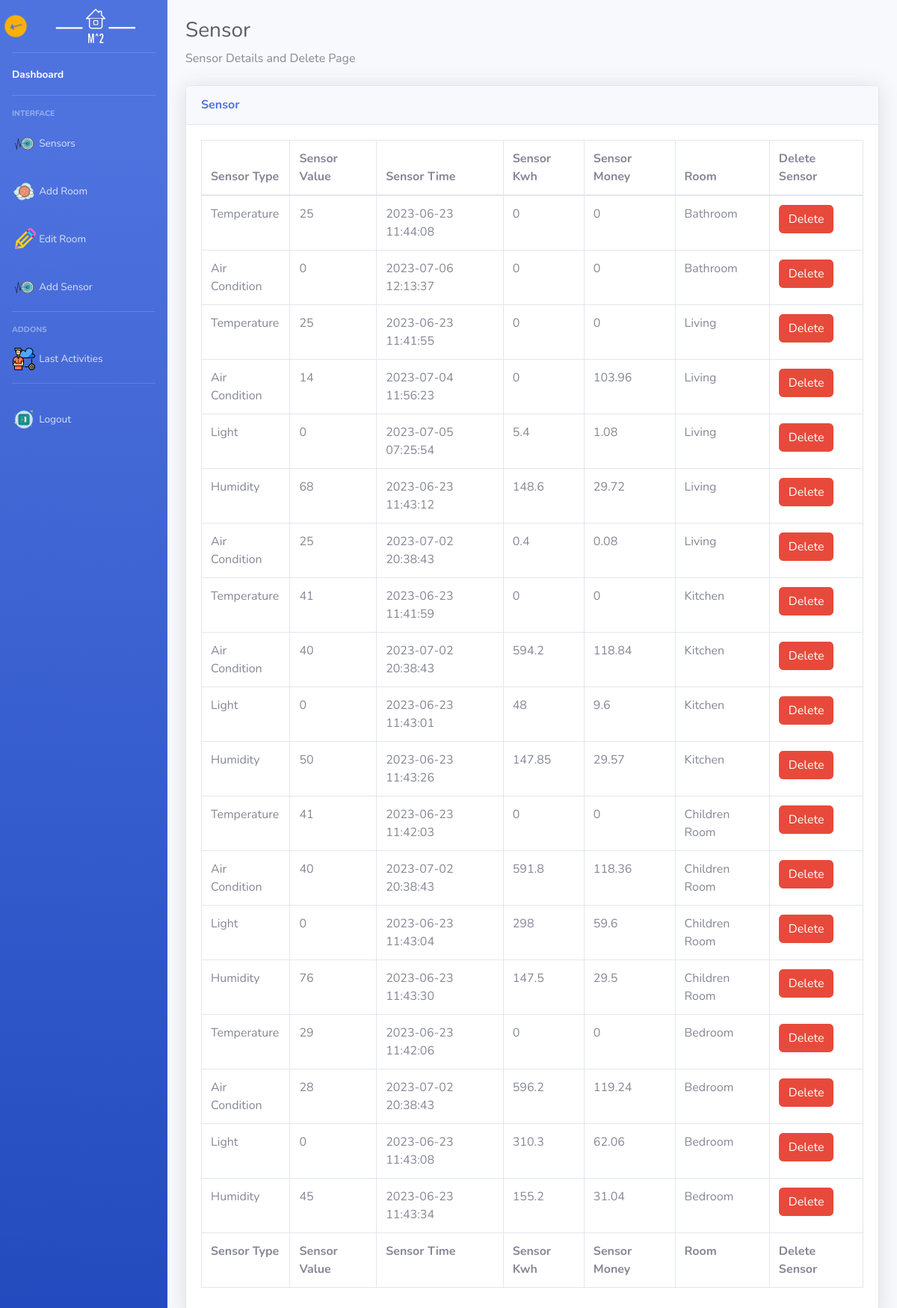
Screenshot of /manageproducer/listSensor.php (signed in) with the database file from the repository.
### tables this page shows
CREATE TABLE `sensor` (
  `sensorID` int(5) NOT NULL,
  `sensorType` varchar(255) NOT NULL,
  `sensorValue` int(5) NOT NULL,
  `sensorTime` timestamp NOT NULL DEFAULT current_timestamp() ON UPDATE current_timestamp(),
  `sensorKwh` float NOT NULL,
  `sensorMoney` float NOT NULL,
  `sensorRoomID` int(5) NOT NULL
);

CREATE TABLE `room` (
  `roomID` int(2) NOT NULL,
  `roomName` varchar(255) DEFAULT NULL,
  `roomPhoto` varchar(255) NOT NULL,
  `homeID` int(4) NOT NULL
);

### manageproducer/listSensor.php (the view, shortened to what this page needs)
<!DOCTYPE html>
<html lang="en">
<head>
    <link href="vendor/fontawesome-free/css/all.min.css" rel="stylesheet" type="text/css">
    <link href="../assets/css/admin2.css" rel="stylesheet">
    <link href="vendor/datatables/dataTables.bootstrap4.min.css" rel="stylesheet">
</head>
<body id="page-top">
    <div id="wrapper">
        <?php include("sidebar.php");?>
        <div id="content-wrapper" class="d-flex flex-column">
            <div id="content">
<br>
                <div class="container-fluid">
                    <h1 class="h3 mb-2 text-gray-800">Sensor </h1>
                    <p class="mb-4">Sensor Details and Delete Page </p>
                    <div class="card shadow mb-4">
                        <div class="card-header py-3">
                            <h6 class="m-0 font-weight-bold text-primary">Sensor</h6>
                        </div>
                        <?php
                        $sqlsensor=$db->prepare("SELECT sensor.*, room.roomName FROM sensor JOIN room ON sensor.sensorRoomID = room.roomID WHERE room.homeID =:homeID");
                        $sqlsensor->bindParam(":homeID",$_SESSION["userHomeID"]);
                        $sqlsensor->execute();
                        $sensors = $sqlsensor->fetchAll(PDO::FETCH_ASSOC);
                        ?>
                        <div class="card-body">
                            <div class="table-responsive">
                                <table class="table table-bordered" id="dataTable" width="100%" cellspacing="0">
                                    <thead>
                                        <tr>
                                            <th>Sensor Type</th>
                                            <th>Sensor Value</th>
                                            <th>Sensor Time</th>
                                            <th>Sensor Kwh</th>
                                            <th>Sensor Money</th>
                                            <th>Room</th>
                                            <th>Delete Sensor</th>
                                        </tr>
                                    </thead>
                                    <tfoot>
                                        <tr>
                                        <th>Sensor Type</th>
                                            <th>Sensor Value</th>
                                            <th>Sensor Time</th>
                                            <th>Sensor Kwh</th>
                                            <th>Sensor Money</th>
                                            <th>Room</th>
                                            <th>Delete Sensor</th>
                                        </tr>
                                    </tfoot>
                                    <tbody>
                                        <?php
                                        foreach ($sensors as $sensor) {
                                        ?>
                                        <tr>
                                            <td><?php echo $sensor["sensorType"] ?></td>
                                            <td><?php echo $sensor["sensorValue"] ?></td>
                                            <td><?php echo $sensor["sensorTime"] ?></td>
                                            <td><?php echo $sensor["sensorKwh"]?></td>
                                            <td><?php echo $sensor["sensorMoney"] ?></td>
                                            <td><?php echo $sensor["roomName"]?></td>
                                            <td><form action="config/operation.php" method="post">
                                                <button type="submit" name="deletesensor" class="btn btn-danger">Delete</button>
                                            </form></td>
                                        </tr>
                                        <?php  }?>
                                    </tbody>
                                </table>
                            </div>
                        </div>
                    </div>
                </div>
            </div>
        </div>
    </div>
</body>
</html>

### rows the page displays
sensor: sensorType "Temperature", sensorValue "25", sensorTime "2023-06-23 11:44:08", sensorKwh "0", sensorMoney "0", sensorRoomID.roomName "Bathroom"
sensor: sensorType "Air Condition", sensorValue "0", sensorTime "2023-07-06 12:13:37", sensorKwh "0", sensorMoney "0", sensorRoomID.roomName "Bathroom"
sensor: sensorType "Temperature", sensorValue "25", sensorTime "2023-06-23 11:41:55", sensorKwh "0", sensorMoney "0", sensorRoomID.roomName "Living"
sensor: sensorType "Air Condition", sensorValue "14", sensorTime "2023-07-04 11:56:23", sensorKwh "0", sensorMoney "103.96", sensorRoomID.roomName "Living"
sensor: sensorType "Light", sensorValue "0", sensorTime "2023-07-05 07:25:54", sensorKwh "5.4", sensorMoney "1.08", sensorRoomID.roomName "Living"
sensor: sensorType "Humidity", sensorValue "68", sensorTime "2023-06-23 11:43:12", sensorKwh "148.6", sensorMoney "29.72", sensorRoomID.roomName "Living"
sensor: sensorType "Air Condition", sensorValue "25", sensorTime "2023-07-02 20:38:43", sensorKwh "0.4", sensorMoney "0.08", sensorRoomID.roomName "Living"
sensor: sensorType "Temperature", sensorValue "41", sensorTime "2023-06-23 11:41:59", sensorKwh "0", sensorMoney "0", sensorRoomID.roomName "Kitchen"
sensor: sensorType "Air Condition", sensorValue "40", sensorTime "2023-07-02 20:38:43", sensorKwh "594.2", sensorMoney "118.84", sensorRoomID.roomName "Kitchen"
sensor: sensorType "Light", sensorValue "0", sensorTime "2023-06-23 11:43:01", sensorKwh "48", sensorMoney "9.6", sensorRoomID.roomName "Kitchen"
sensor: sensorType "Humidity", sensorValue "50", sensorTime "2023-06-23 11:43:26", sensorKwh "147.85", sensorMoney "29.57", sensorRoomID.roomName "Kitchen"
sensor: sensorType "Temperature", sensorValue "41", sensorTime "2023-06-23 11:42:03", sensorKwh "0", sensorMoney "0", sensorRoomID.roomName "Children Room"
sensor: sensorType "Air Condition", sensorValue "40", sensorTime "2023-07-02 20:38:43", sensorKwh "591.8", sensorMoney "118.36", sensorRoomID.roomName "Children Room"
sensor: sensorType "Light", sensorValue "0", sensorTime "2023-06-23 11:43:04", sensorKwh "298", sensorMoney "59.6", sensorRoomID.roomName "Children Room"
sensor: sensorType "Humidity", sensorValue "76", sensorTime "2023-06-23 11:43:30", sensorKwh "147.5", sensorMoney "29.5", sensorRoomID.roomName "Children Room"
sensor: sensorType "Temperature", sensorValue "29", sensorTime "2023-06-23 11:42:06", sensorKwh "0", sensorMoney "0", sensorRoomID.roomName "Bedroom"
sensor: sensorType "Air Condition", sensorValue "28", sensorTime "2023-07-02 20:38:43", sensorKwh "596.2", sensorMoney "119.24", sensorRoomID.roomName "Bedroom"
sensor: sensorType "Light", sensorValue "0", sensorTime "2023-06-23 11:43:08", sensorKwh "310.3", sensorMoney "62.06", sensorRoomID.roomName "Bedroom"
sensor: sensorType "Humidity", sensorValue "45", sensorTime "2023-06-23 11:43:34", sensorKwh "155.2", sensorMoney "31.04", sensorRoomID.roomName "Bedroom"
